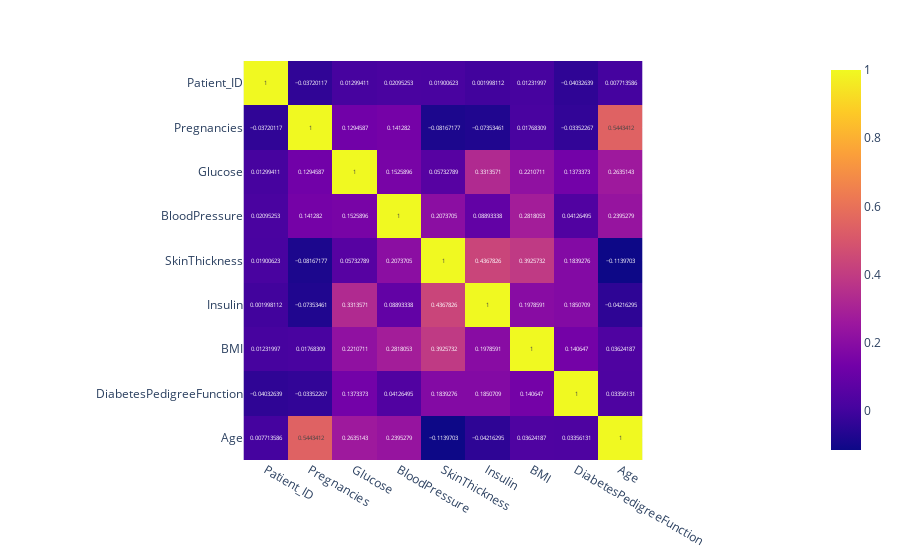

Source (notebook cell):
### Code cell
#Create heatmap to find out which conditions are correlated
#Visualization 6
correlation_matrix = df_cond.corr()
fig = px.imshow(correlation_matrix, text_auto=True)
fig.show()
# Except for age& pregnancies, all other conditions have a corr < 0.5 so they can be used as unbiased predictors of diabeties

### Figure 1 — Plotly figure (JSON) as saved in the notebook; plotly's stock layout.template omitted (floating-point values rounded to 4 significant figures)
{"data": [{"coloraxis": "coloraxis", "hovertemplate": "x: %{x}<br>y: %{y}<br>color: %{z}<extra></extra>", "name": "0", "texttemplate": "%{z}", "type": "heatmap", "x": ["Patient_ID", "Pregnancies", "Glucose", "BloodPressure", "SkinThickness", "Insulin", "BMI", "DiabetesPedigreeFunction", "Age"], "xaxis": "x", "y": ["Patient_ID", "Pregnancies", "Glucose", "BloodPressure", "SkinThickness", "Insulin", "BMI", "DiabetesPedigreeFunction", "Age"], "yaxis": "y", "z": [[1, -0.0372, 0.01299, 0.02095, 0.01901, 0.001998, 0.01232, -0.04033, 0.007714], [-0.0372, 1, 0.1295, 0.1413, -0.08167, -0.07353, 0.01768, -0.03352, 0.5443], [0.01299, 0.1295, 1, 0.1526, 0.05733, 0.3314, 0.2211, 0.1373, 0.2635], [0.02095, 0.1413, 0.1526, 1, 0.2074, 0.08893, 0.2818, 0.04126, 0.2395], [0.01901, -0.08167, 0.05733, 0.2074, 1, 0.4368, 0.3926, 0.1839, -0.114], [0.001998, -0.07353, 0.3314, 0.08893, 0.4368, 1, 0.1979, 0.1851, -0.04216], [0.01232, 0.01768, 0.2211, 0.2818, 0.3926, 0.1979, 1, 0.1406, 0.03624], [-0.04033, -0.03352, 0.1373, 0.04126, 0.1839, 0.1851, 0.1406, 1, 0.03356], [0.007714, 0.5443, 0.2635, 0.2395, -0.114, -0.04216, 0.03624, 0.03356, 1]]}], "layout": {"coloraxis": {"colorscale": [[0, "#0d0887"], [0.1111, "#46039f"], [0.2222, "#7201a8"], [0.3333, "#9c179e"], [0.4444, "#bd3786"], [0.5556, "#d8576b"], [0.6667, "#ed7953"], [0.7778, "#fb9f3a"], [0.8889, "#fdca26"], [1, "#f0f921"]]}, "margin": {"t": 60}, "xaxis": {"anchor": "y", "constrain": "domain", "domain": [0, 1], "scaleanchor": "y"}, "yaxis": {"anchor": "x", "autorange": "reversed", "constrain": "domain", "domain": [0, 1]}}}
